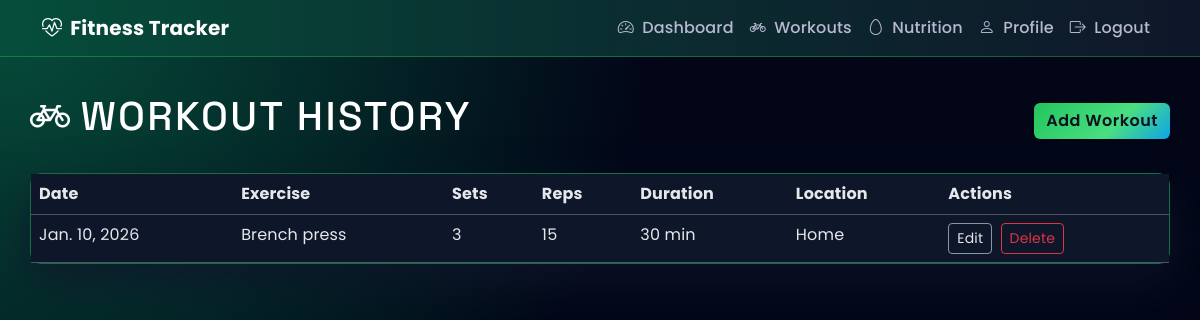
The app's page /workouts/ (signed in), older data.
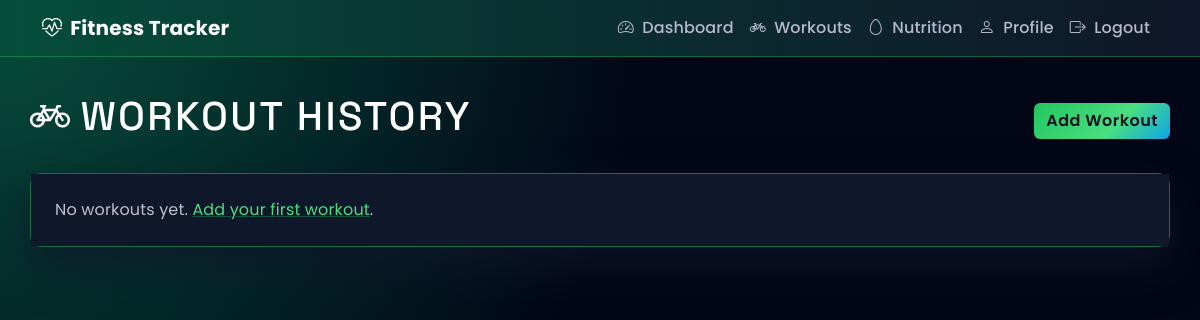
The same page, newer data.
### workouts/models.py (models this page shows, shortened)
class WorkoutLog(models.Model):
    LOCATION_CHOICES = [
        ('home', 'Home'),
        ('gym', 'Gym'),
    ]
    user = models.ForeignKey(User, on_delete=models.CASCADE, related_name='workout_logs')
    date = models.DateField()
    exercise_name = models.CharField(max_length=200)
    sets = models.PositiveIntegerField(default=1)
    reps = models.PositiveIntegerField(default=0, help_text='Reps per set (use 0 if duration-based)')
    duration_minutes = models.PositiveIntegerField(
        null=True, blank=True,
        help_text='Duration in minutes (for cardio/time-based exercises)'
    )
    location = models.CharField(max_length=10, choices=LOCATION_CHOICES, default='gym')
    notes = models.TextField(blank=True)
    created_at = models.DateTimeField(auto_now_add=True)
    class Meta:
        verbose_name = 'Workout Log'
        verbose_name_plural = 'Workout Logs'
        ordering = ['-date', '-created_at']

### workouts/views.py (the view)
# urls.py: path('', views.workout_list_view, name='list'),
@login_required
def workout_list_view(request):
    logs = WorkoutLog.objects.filter(user=request.user).order_by('-date', '-id')
    paginator = Paginator(logs, 15)
    page = request.GET.get('page', 1)
    page_obj = paginator.get_page(page)
    return render(request, 'workouts/workout_list.html', {'page_obj': page_obj})

### templates/workouts/workout_list.html (shortened to what this page needs)
{% extends 'base.html' %}
{% block content %}
<div class="d-flex justify-content-between align-items-center mb-4">
  <h1><i class="bi bi-bicycle me-2"></i>Workout History</h1>
  <a href="{% url 'workouts:add' %}" class="btn btn-primary-custom">Add Workout</a>
</div>
<div class="card card-custom">
  <div class="card-body p-0">
    {% if page_obj.object_list %}
      <div class="table-responsive">
        <table class="table table-custom mb-0">
          <thead>
            <tr>
              <th>Date</th>
              <th>Exercise</th>
              <th>Sets</th>
              <th>Reps</th>
              <th>Duration</th>
              <th>Location</th>
              <th>Actions</th>
            </tr>
          </thead>
          <tbody>
            {% for log in page_obj %}
              <tr>
                <td>{{ log.date }}</td>
                <td>{{ log.exercise_name }}</td>
                <td>{{ log.sets }}</td>
                <td>{{ log.reps }}</td>
                <td>{% if log.duration_minutes %}{{ log.duration_minutes }} min{% else %}—{% endif %}</td>
                <td>{{ log.get_location_display }}</td>
                <td>
                  <a href="{% url 'workouts:edit' log.pk %}" class="btn btn-sm btn-outline-light me-1">Edit</a>
                  <a href="{% url 'workouts:delete' log.pk %}" class="btn btn-sm btn-outline-danger">Delete</a>
                </td>
              </tr>
            {% endfor %}
          </tbody>
        </table>
      </div>
    {% else %}
      <p class="p-4 mb-0 text-muted">No workouts yet. <a href="{% url 'workouts:add' %}">Add your first workout</a>.</p>
    {% endif %}
  </div>
</div>
{% endblock %}

### templates/base.html (shortened to what this page needs)
<!DOCTYPE html>
<html lang="en">
<head>
  <link href="https://cdn.jsdelivr.net/npm/bootstrap@5.3.2/dist/css/bootstrap.min.css" rel="stylesheet">
  <link href="https://cdn.jsdelivr.net/npm/bootstrap-icons@1.11.1/font/bootstrap-icons.css" rel="stylesheet">
</head>
<body>
  <nav class="navbar navbar-expand-lg navbar-dark navbar-custom">
    <div class="container">
      <a class="navbar-brand fw-bold" href="{% url 'health:dashboard' %}">
        <i class="bi bi-heart-pulse me-2"></i>Fitness Tracker
      </a>
      <div class="collapse navbar-collapse" id="navbarNav">
        <ul class="navbar-nav ms-auto">
          {% if user.is_authenticated %}
            <li class="nav-item">
              <a class="nav-link" href="{% url 'health:dashboard' %}"><i class="bi bi-speedometer2 me-1"></i> Dashboard</a>
            </li>
            <li class="nav-item">
              <a class="nav-link" href="{% url 'workouts:list' %}"><i class="bi bi-bicycle me-1"></i> Workouts</a>
            </li>
            <li class="nav-item">
              <a class="nav-link" href="{% url 'nutrition:list' %}"><i class="bi bi-egg me-1"></i> Nutrition</a>
            </li>
            <li class="nav-item">
              <a class="nav-link" href="{% url 'users:profile' %}"><i class="bi bi-person me-1"></i> Profile</a>
            </li>
            <li class="nav-item">
              <a class="nav-link" href="{% url 'users:logout' %}"><i class="bi bi-box-arrow-right me-1"></i> Logout</a>
            </li>
          {% endif %}
        </ul>
      </div>
    </div>
  </nav>
  <main class="container content-wrap">
    {% block content %}{% endblock %}
  </main>
</body>
</html>

### templates/base.html (style rules this page uses)
:root { --primary-dark: #020617; --accent: #22c55e; --highlight: #22c55e; --light-bg: #020617; --card-bg: rgba(15, 23, 42, 0.96); --card-border: rgba(34, 197, 94, 0.5); --accent-soft: #4ade80; --accent-alt: #0ea5e9; }
body { background: radial-gradient(circle at top left, #064e3b 0, #020617 45%, #020617 100%); min-height: 100vh; color: #ffffff; font-family: 'Poppins', system-ui, -apple-system, BlinkMacSystemFont, 'Segoe UI', sans-serif; letter-spacing: 0.01em; }
body, .card-custom, .card-custom .card-body, .card-custom .card-header, h1, h2, h3, h4, h5, h6, .form-label, p, li, span, label { color: #ffffff !important; }
.navbar-brand { color: #ffffff !important; }
.text-muted { color: #c0c0d0 !important; }
.navbar-custom { background: linear-gradient(90deg, rgba(6, 78, 59, 0.9), rgba(15, 23, 42, 0.98)) !important; border-bottom: 1px solid rgba(34, 197, 94, 0.4); backdrop-filter: blur(12px); }
.navbar-custom .nav-link { color: #b8b8d1 !important; font-weight: 500; }
.btn-primary-custom { background: linear-gradient(135deg, var(--accent) 0%, var(--accent-soft) 60%, var(--accent-alt) 100%); border: none; color: #0b1220; font-weight: 600; letter-spacing: 0.03em; }
.card-custom { background-color: var(--card-bg) !important; border: 1px solid var(--card-border); border-radius: 12px; box-shadow: 0 18px 45px rgba(15, 23, 42, 0.8); }
.content-wrap { padding: 2rem 0; }
.card-custom .card-body.p-0 { background-color: rgba(15, 23, 42, 0.96) !important; }
.card-custom .card-body { background-color: rgba(15, 23, 42, 0.98) !important; color: #e5e7eb !important; }
a:not(.nav-link):not(.btn) { color: var(--accent-soft); text-decoration-color: rgba(34, 197, 94, 0.35); }
h1, h2, h3, h4, h5, h6 { font-family: 'Space Grotesk', 'Poppins', system-ui, -apple-system, BlinkMacSystemFont, 'Segoe UI', sans-serif; letter-spacing: 0.06em; text-transform: uppercase; }
.content-wrap { padding: 2.25rem 0 3rem; }

Row changes from the older to the newer data that the page shows:
removed WorkoutLog: date "Jan. 10, 2026", exercise_name "Brench press", sets "3", reps "15", duration_minutes "30", location "Home"
Text that changed along with them:
text no longer shown: "Date Exercise Sets Reps Duration Location Actions"
text now shown: "No workouts yet. Add your first workout ."
